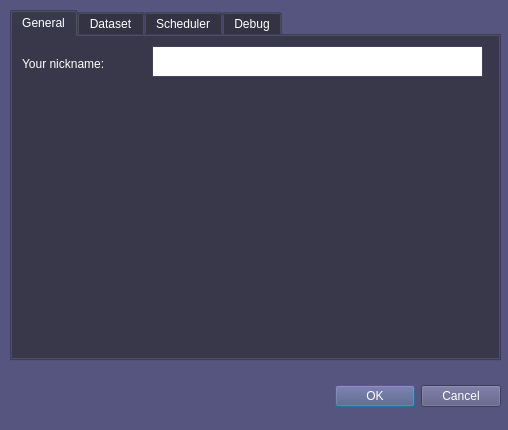
<?xml version="1.0" encoding="UTF-8"?>
<ui version="4.0">
 <class>PrefsDialog</class>
 <widget class="QDialog" name="PrefsDialog">
  <property name="geometry">
   <rect>
    <x>0</x>
    <y>0</y>
    <width>508</width>
    <height>430</height>
   </rect>
  </property>
  <property name="palette">
   <palette>
    <active>
     <colorrole role="WindowText">
      <brush brushstyle="SolidPattern">
       <color alpha="255">
        <red>255</red>
        <green>255</green>
        <blue>255</blue>
       </color>
      </brush>
     </colorrole>
     <colorrole role="Button">
      <brush brushstyle="SolidPattern">
       <color alpha="255">
        <red>85</red>
        <green>85</green>
        <blue>127</blue>
       </color>
      </brush>
     </colorrole>
     <colorrole role="Light">
      <brush brushstyle="SolidPattern">
       <color alpha="255">
        <red>213</red>
        <green>234</green>
        <blue>255</blue>
       </color>
      </brush>
     </colorrole>
     <colorrole role="Midlight">
      <brush brushstyle="SolidPattern">
       <color alpha="255">
        <red>149</red>
        <green>202</green>
        <blue>255</blue>
       </color>
      </brush>
     </colorrole>
     <colorrole role="Dark">
      <brush brushstyle="SolidPattern">
       <color alpha="255">
        <red>42</red>
        <green>85</green>
        <blue>127</blue>
       </color>
      </brush>
     </colorrole>
     <colorrole role="Mid">
      <brush brushstyle="SolidPattern">
       <color alpha="255">
        <red>56</red>
        <green>113</green>
        <blue>170</blue>
       </color>
      </brush>
     </colorrole>
     <colorrole role="Text">
      <brush brushstyle="SolidPattern">
       <color alpha="255">
        <red>255</red>
        <green>255</green>
        <blue>255</blue>
       </color>
      </brush>
     </colorrole>
     <colorrole role="BrightText">
      <brush brushstyle="SolidPattern">
       <color alpha="255">
        <red>255</red>
        <green>255</green>
        <blue>255</blue>
       </color>
      </brush>
     </colorrole>
     <colorrole role="ButtonText">
      <brush brushstyle="SolidPattern">
       <color alpha="255">
        <red>255</red>
        <green>255</green>
        <blue>255</blue>
       </color>
      </brush>
     </colorrole>
     <colorrole role="Base">
      <brush brushstyle="SolidPattern">
       <color alpha="255">
        <red>255</red>
        <green>255</green>
        <blue>255</blue>
       </color>
      </brush>
     </colorrole>
     <colorrole role="Window">
      <brush brushstyle="SolidPattern">
       <color alpha="255">
        <red>85</red>
        <green>85</green>
        <blue>127</blue>
       </color>
      </brush>
     </colorrole>
     <colorrole role="Shadow">
      <brush brushstyle="SolidPattern">
       <color alpha="255">
        <red>0</red>
        <green>0</green>
        <blue>0</blue>
       </color>
      </brush>
     </colorrole>
     <colorrole role="AlternateBase">
      <brush brushstyle="SolidPattern">
       <color alpha="255">
        <red>170</red>
        <green>212</green>
        <blue>255</blue>
       </color>
      </brush>
     </colorrole>
     <colorrole role="ToolTipBase">
      <brush brushstyle="SolidPattern">
       <color alpha="255">
        <red>255</red>
        <green>255</green>
        <blue>220</blue>
       </color>
      </brush>
     </colorrole>
     <colorrole role="ToolTipText">
      <brush brushstyle="SolidPattern">
       <color alpha="255">
        <red>0</red>
        <green>0</green>
        <blue>0</blue>
       </color>
      </brush>
     </colorrole>
    </active>
    <inactive>
     <colorrole role="WindowText">
      <brush brushstyle="SolidPattern">
       <color alpha="255">
        <red>255</red>
        <green>255</green>
        <blue>255</blue>
       </color>
      </brush>
     </colorrole>
     <colorrole role="Button">
      <brush brushstyle="SolidPattern">
       <color alpha="255">
        <red>85</red>
        <green>85</green>
        <blue>127</blue>
       </color>
      </brush>
     </colorrole>
     <colorrole role="Light">
      <brush brushstyle="SolidPattern">
       <color alpha="255">
        <red>213</red>
        <green>234</green>
        <blue>255</blue>
       </color>
      </brush>
     </colorrole>
     <colorrole role="Midlight">
      <brush brushstyle="SolidPattern">
       <color alpha="255">
        <red>149</red>
        <green>202</green>
        <blue>255</blue>
       </color>
      </brush>
     </colorrole>
     <colorrole role="Dark">
      <brush brushstyle="SolidPattern">
       <color alpha="255">
        <red>42</red>
        <green>85</green>
        <blue>127</blue>
       </color>
      </brush>
     </colorrole>
     <colorrole role="Mid">
      <brush brushstyle="SolidPattern">
       <color alpha="255">
        <red>56</red>
        <green>113</green>
        <blue>170</blue>
       </color>
      </brush>
     </colorrole>
     <colorrole role="Text">
      <brush brushstyle="SolidPattern">
       <color alpha="255">
        <red>255</red>
        <green>255</green>
        <blue>255</blue>
       </color>
      </brush>
     </colorrole>
     <colorrole role="BrightText">
      <brush brushstyle="SolidPattern">
       <color alpha="255">
        <red>255</red>
        <green>255</green>
        <blue>255</blue>
       </color>
      </brush>
     </colorrole>
     <colorrole role="ButtonText">
      <brush brushstyle="SolidPattern">
       <color alpha="255">
        <red>255</red>
        <green>255</green>
        <blue>255</blue>
       </color>
      </brush>
     </colorrole>
     <colorrole role="Base">
      <brush brushstyle="SolidPattern">
       <color alpha="255">
        <red>255</red>
        <green>255</green>
        <blue>255</blue>
       </color>
      </brush>
     </colorrole>
     <colorrole role="Window">
      <brush brushstyle="SolidPattern">
       <color alpha="255">
        <red>85</red>
        <green>85</green>
        <blue>127</blue>
       </color>
      </brush>
     </colorrole>
     <colorrole role="Shadow">
      <brush brushstyle="SolidPattern">
       <color alpha="255">
        <red>0</red>
        <green>0</green>
        <blue>0</blue>
       </color>
      </brush>
     </colorrole>
     <colorrole role="AlternateBase">
      <brush brushstyle="SolidPattern">
       <color alpha="255">
        <red>170</red>
        <green>212</green>
        <blue>255</blue>
       </color>
      </brush>
     </colorrole>
     <colorrole role="ToolTipBase">
      <brush brushstyle="SolidPattern">
       <color alpha="255">
        <red>255</red>
        <green>255</green>
        <blue>220</blue>
       </color>
      </brush>
     </colorrole>
     <colorrole role="ToolTipText">
      <brush brushstyle="SolidPattern">
       <color alpha="255">
        <red>0</red>
        <green>0</green>
        <blue>0</blue>
       </color>
      </brush>
     </colorrole>
    </inactive>
    <disabled>
     <colorrole role="WindowText">
      <brush brushstyle="SolidPattern">
       <color alpha="255">
        <red>42</red>
        <green>85</green>
        <blue>127</blue>
       </color>
      </brush>
     </colorrole>
     <colorrole role="Button">
      <brush brushstyle="SolidPattern">
       <color alpha="255">
        <red>85</red>
        <green>85</green>
        <blue>127</blue>
       </color>
      </brush>
     </colorrole>
     <colorrole role="Light">
      <brush brushstyle="SolidPattern">
       <color alpha="255">
        <red>213</red>
        <green>234</green>
        <blue>255</blue>
       </color>
      </brush>
     </colorrole>
     <colorrole role="Midlight">
      <brush brushstyle="SolidPattern">
       <color alpha="255">
        <red>149</red>
        <green>202</green>
        <blue>255</blue>
       </color>
      </brush>
     </colorrole>
     <colorrole role="Dark">
      <brush brushstyle="SolidPattern">
       <color alpha="255">
        <red>42</red>
        <green>85</green>
        <blue>127</blue>
       </color>
      </brush>
     </colorrole>
     <colorrole role="Mid">
      <brush brushstyle="SolidPattern">
       <color alpha="255">
        <red>56</red>
        <green>113</green>
        <blue>170</blue>
       </color>
      </brush>
     </colorrole>
     <colorrole role="Text">
      <brush brushstyle="SolidPattern">
       <color alpha="255">
        <red>42</red>
        <green>85</green>
        <blue>127</blue>
       </color>
      </brush>
     </colorrole>
     <colorrole role="BrightText">
      <brush brushstyle="SolidPattern">
       <color alpha="255">
        <red>255</red>
        <green>255</green>
        <blue>255</blue>
       </color>
      </brush>
     </colorrole>
     <colorrole role="ButtonText">
      <brush brushstyle="SolidPattern">
       <color alpha="255">
        <red>42</red>
        <green>85</green>
        <blue>127</blue>
       </color>
      </brush>
     </colorrole>
     <colorrole role="Base">
      <brush brushstyle="SolidPattern">
       <color alpha="255">
        <red>85</red>
        <green>85</green>
        <blue>127</blue>
       </color>
      </brush>
     </colorrole>
     <colorrole role="Window">
      <brush brushstyle="SolidPattern">
       <color alpha="255">
        <red>85</red>
        <green>85</green>
        <blue>127</blue>
       </color>
      </brush>
     </colorrole>
     <colorrole role="Shadow">
      <brush brushstyle="SolidPattern">
       <color alpha="255">
        <red>0</red>
        <green>0</green>
        <blue>0</blue>
       </color>
      </brush>
     </colorrole>
     <colorrole role="AlternateBase">
      <brush brushstyle="SolidPattern">
       <color alpha="255">
        <red>85</red>
        <green>170</green>
        <blue>255</blue>
       </color>
      </brush>
     </colorrole>
     <colorrole role="ToolTipBase">
      <brush brushstyle="SolidPattern">
       <color alpha="255">
        <red>255</red>
        <green>255</green>
        <blue>220</blue>
       </color>
      </brush>
     </colorrole>
     <colorrole role="ToolTipText">
      <brush brushstyle="SolidPattern">
       <color alpha="255">
        <red>0</red>
        <green>0</green>
        <blue>0</blue>
       </color>
      </brush>
     </colorrole>
    </disabled>
   </palette>
  </property>
  <property name="windowTitle">
   <string>Preferences</string>
  </property>
  <widget class="QDialogButtonBox" name="buttonBox">
   <property name="geometry">
    <rect>
     <x>20</x>
     <y>380</y>
     <width>481</width>
     <height>32</height>
    </rect>
   </property>
   <property name="orientation">
    <enum>Qt::Horizontal</enum>
   </property>
   <property name="standardButtons">
    <set>QDialogButtonBox::Cancel|QDialogButtonBox::Ok</set>
   </property>
  </widget>
  <widget class="QTabWidget" name="tabWidget">
   <property name="geometry">
    <rect>
     <x>10</x>
     <y>10</y>
     <width>491</width>
     <height>351</height>
    </rect>
   </property>
   <property name="palette">
    <palette>
     <active>
      <colorrole role="Button">
       <brush brushstyle="SolidPattern">
        <color alpha="255">
         <red>39</red>
         <green>39</green>
         <blue>58</blue>
        </color>
       </brush>
      </colorrole>
     </active>
     <inactive>
      <colorrole role="Button">
       <brush brushstyle="SolidPattern">
        <color alpha="255">
         <red>39</red>
         <green>39</green>
         <blue>58</blue>
        </color>
       </brush>
      </colorrole>
     </inactive>
     <disabled>
      <colorrole role="Button">
       <brush brushstyle="SolidPattern">
        <color alpha="255">
         <red>39</red>
         <green>39</green>
         <blue>58</blue>
        </color>
       </brush>
      </colorrole>
     </disabled>
    </palette>
   </property>
   <property name="currentIndex">
    <number>0</number>
   </property>
   <widget class="QWidget" name="tab">
    <attribute name="title">
     <string>General</string>
    </attribute>
    <widget class="QLabel" name="label_6">
     <property name="geometry">
      <rect>
       <x>10</x>
       <y>20</y>
       <width>131</width>
       <height>16</height>
      </rect>
     </property>
     <property name="font">
      <font>
       <weight>50</weight>
       <bold>false</bold>
      </font>
     </property>
     <property name="text">
      <string>Your nickname:</string>
     </property>
    </widget>
    <widget class="QTextEdit" name="teNickname">
     <property name="geometry">
      <rect>
       <x>140</x>
       <y>10</y>
       <width>331</width>
       <height>31</height>
      </rect>
     </property>
    </widget>
   </widget>
   <widget class="QWidget" name="tab_2">
    <attribute name="title">
     <string>Dataset</string>
    </attribute>
    <widget class="QTextEdit" name="textEdit">
     <property name="geometry">
      <rect>
       <x>10</x>
       <y>160</y>
       <width>471</width>
       <height>31</height>
      </rect>
     </property>
    </widget>
    <widget class="QLabel" name="label">
     <property name="geometry">
      <rect>
       <x>10</x>
       <y>140</y>
       <width>311</width>
       <height>16</height>
      </rect>
     </property>
     <property name="font">
      <font>
       <weight>50</weight>
       <bold>false</bold>
      </font>
     </property>
     <property name="text">
      <string>Directory For Output Files</string>
     </property>
    </widget>
    <widget class="QPushButton" name="pushButton">
     <property name="geometry">
      <rect>
       <x>400</x>
       <y>210</y>
       <width>71</width>
       <height>31</height>
      </rect>
     </property>
     <property name="font">
      <font>
       <weight>50</weight>
       <bold>false</bold>
      </font>
     </property>
     <property name="text">
      <string>Choose</string>
     </property>
    </widget>
    <widget class="QCheckBox" name="checkBox_2">
     <property name="geometry">
      <rect>
       <x>10</x>
       <y>40</y>
       <width>281</width>
       <height>22</height>
      </rect>
     </property>
     <property name="text">
      <string>Play tone for incoming message</string>
     </property>
    </widget>
    <widget class="QCheckBox" name="checkBox_3">
     <property name="geometry">
      <rect>
       <x>10</x>
       <y>90</y>
       <width>321</width>
       <height>22</height>
      </rect>
     </property>
     <property name="text">
      <string>Play tone when file download is complete</string>
     </property>
    </widget>
   </widget>
   <widget class="QWidget" name="tab_3">
    <attribute name="title">
     <string>Scheduler</string>
    </attribute>
   </widget>
   <widget class="QWidget" name="tab_4">
    <attribute name="title">
     <string>Debug</string>
    </attribute>
    <widget class="QCheckBox" name="checkBox_4">
     <property name="geometry">
      <rect>
       <x>20</x>
       <y>20</y>
       <width>281</width>
       <height>22</height>
      </rect>
     </property>
     <property name="text">
      <string>Enable debug mode</string>
     </property>
    </widget>
   </widget>
  </widget>
 </widget>
 <resources/>
 <connections>
  <connection>
   <sender>buttonBox</sender>
   <signal>accepted()</signal>
   <receiver>PrefsDialog</receiver>
   <slot>accept()</slot>
   <hints>
    <hint type="sourcelabel">
     <x>248</x>
     <y>254</y>
    </hint>
    <hint type="destinationlabel">
     <x>157</x>
     <y>274</y>
    </hint>
   </hints>
  </connection>
  <connection>
   <sender>buttonBox</sender>
   <signal>rejected()</signal>
   <receiver>PrefsDialog</receiver>
   <slot>reject()</slot>
   <hints>
    <hint type="sourcelabel">
     <x>316</x>
     <y>260</y>
    </hint>
    <hint type="destinationlabel">
     <x>286</x>
     <y>274</y>
    </hint>
   </hints>
  </connection>
 </connections>
</ui>
